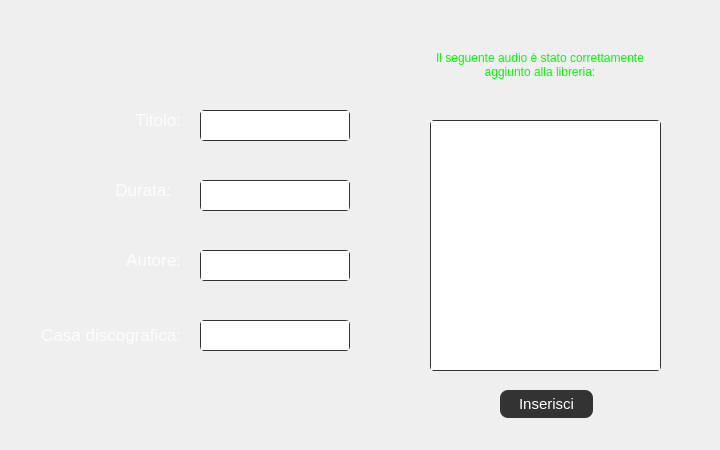
<?xml version="1.0" encoding="UTF-8"?>
<ui version="4.0">
 <class>InserisciNuovoAudioDialog</class>
 <widget class="QDialog" name="InserisciNuovoAudioDialog">
  <property name="geometry">
   <rect>
    <x>0</x>
    <y>0</y>
    <width>720</width>
    <height>450</height>
   </rect>
  </property>
  <property name="windowTitle">
   <string>LibreriaDigitale</string>
  </property>
  <widget class="QLabel" name="autoreALabel">
   <property name="geometry">
    <rect>
     <x>100</x>
     <y>250</y>
     <width>81</width>
     <height>21</height>
    </rect>
   </property>
   <property name="styleSheet">
    <string notr="true">*{
color: #fdfdff;
font-family: &quot;Garamond&quot;;
font-size: 13pt;
}</string>
   </property>
   <property name="text">
    <string>&lt;html&gt;&lt;head/&gt;&lt;body&gt;&lt;p&gt;&lt;span style=&quot; color:#fdfdff;&quot;&gt;Autore:&lt;/span&gt;&lt;/p&gt;&lt;/body&gt;&lt;/html&gt;</string>
   </property>
   <property name="alignment">
    <set>Qt::AlignRight|Qt::AlignTrailing|Qt::AlignVCenter</set>
   </property>
  </widget>
  <widget class="QTextEdit" name="autoreATextEdit">
   <property name="geometry">
    <rect>
     <x>200</x>
     <y>250</y>
     <width>150</width>
     <height>31</height>
    </rect>
   </property>
   <property name="styleSheet">
    <string notr="true">*{
color: #fdfdff;
border: 1px solid #333333;
font-family: &quot;Garamond&quot;;
border-radius: 4px;
font-size: 12pt;
}</string>
   </property>
   <property name="verticalScrollBarPolicy">
    <enum>Qt::ScrollBarAlwaysOff</enum>
   </property>
  </widget>
  <widget class="QLabel" name="audioInseritoLabel">
   <property name="geometry">
    <rect>
     <x>430</x>
     <y>40</y>
     <width>220</width>
     <height>51</height>
    </rect>
   </property>
   <property name="text">
    <string>&lt;html&gt;&lt;head/&gt;&lt;body&gt;&lt;p align=&quot;center&quot;&gt;&lt;span style=&quot; color:#00ff00;&quot;&gt;Il seguente audio è stato correttamente aggiunto alla libreria:&lt;/span&gt;&lt;/p&gt;&lt;/body&gt;&lt;/html&gt;</string>
   </property>
   <property name="wordWrap">
    <bool>true</bool>
   </property>
  </widget>
  <widget class="QLabel" name="casaEditriceALabel">
   <property name="geometry">
    <rect>
     <x>20</x>
     <y>320</y>
     <width>161</width>
     <height>31</height>
    </rect>
   </property>
   <property name="styleSheet">
    <string notr="true">*{
color: #fdfdff;
font-family: &quot;Garamond&quot;;
font-size: 13pt;
}</string>
   </property>
   <property name="text">
    <string>&lt;html&gt;&lt;head/&gt;&lt;body&gt;&lt;p&gt;&lt;span style=&quot; color:#fdfdff;&quot;&gt;Casa discografica:&lt;/span&gt;&lt;/p&gt;&lt;/body&gt;&lt;/html&gt;</string>
   </property>
   <property name="alignment">
    <set>Qt::AlignRight|Qt::AlignTrailing|Qt::AlignVCenter</set>
   </property>
  </widget>
  <widget class="QPushButton" name="inserisciNuovoAudioButton">
   <property name="geometry">
    <rect>
     <x>500</x>
     <y>390</y>
     <width>93</width>
     <height>28</height>
    </rect>
   </property>
   <property name="styleSheet">
    <string notr="true">*{
border-radius: 8px;
background-color:#333333; 
border: none;
color: white;
padding: 2px;
text-align: center;
font-size: 15px;
font-family: &quot;Garamond&quot;;
}

:hover {
background-color: #676767;
}

:pressed{
border: 1px solid #E0E2E2;
}</string>
   </property>
   <property name="text">
    <string>Inserisci</string>
   </property>
  </widget>
  <widget class="QTextEdit" name="durataATextEdit">
   <property name="geometry">
    <rect>
     <x>200</x>
     <y>180</y>
     <width>150</width>
     <height>31</height>
    </rect>
   </property>
   <property name="styleSheet">
    <string notr="true">*{
color: #fdfdff;
border: 1px solid #333333;
font-family: &quot;Garamond&quot;;
border-radius: 4px;
font-size: 12pt;
}</string>
   </property>
   <property name="verticalScrollBarPolicy">
    <enum>Qt::ScrollBarAlwaysOff</enum>
   </property>
  </widget>
  <widget class="QTextEdit" name="casaDiscATextEdit">
   <property name="geometry">
    <rect>
     <x>200</x>
     <y>320</y>
     <width>150</width>
     <height>31</height>
    </rect>
   </property>
   <property name="styleSheet">
    <string notr="true">*{
color: #fdfdff;
border: 1px solid #333333;
font-family: &quot;Garamond&quot;;
border-radius: 4px;
font-size: 12pt;
}</string>
   </property>
   <property name="verticalScrollBarPolicy">
    <enum>Qt::ScrollBarAlwaysOff</enum>
   </property>
  </widget>
  <widget class="QTextEdit" name="titoloATextEdit">
   <property name="geometry">
    <rect>
     <x>200</x>
     <y>110</y>
     <width>150</width>
     <height>31</height>
    </rect>
   </property>
   <property name="styleSheet">
    <string notr="true">*{
color: #fdfdff;
border: 1px solid #333333;
font-family: &quot;Garamond&quot;;
border-radius: 4px;
font-size: 12pt;
}</string>
   </property>
   <property name="verticalScrollBarPolicy">
    <enum>Qt::ScrollBarAlwaysOff</enum>
   </property>
  </widget>
  <widget class="QLabel" name="dataALabel">
   <property name="geometry">
    <rect>
     <x>100</x>
     <y>180</y>
     <width>71</width>
     <height>21</height>
    </rect>
   </property>
   <property name="styleSheet">
    <string notr="true">*{
color: #fdfdff;
font-family: &quot;Garamond&quot;;
font-size: 13pt;
}</string>
   </property>
   <property name="text">
    <string>&lt;html&gt;&lt;head/&gt;&lt;body&gt;&lt;p&gt;&lt;span style=&quot; color:#fdfdff;&quot;&gt;Durata:&lt;/span&gt;&lt;/p&gt;&lt;/body&gt;&lt;/html&gt;</string>
   </property>
   <property name="alignment">
    <set>Qt::AlignRight|Qt::AlignTrailing|Qt::AlignVCenter</set>
   </property>
  </widget>
  <widget class="QPlainTextEdit" name="audioInseritoTextEdit">
   <property name="geometry">
    <rect>
     <x>430</x>
     <y>120</y>
     <width>231</width>
     <height>251</height>
    </rect>
   </property>
   <property name="styleSheet">
    <string notr="true">*{
color: #fdfdff;
border: 1px solid #333333;
font-family: &quot;Garamond&quot;;
border-radius: 4px;
font-size: 10pt;
}</string>
   </property>
   <property name="readOnly">
    <bool>true</bool>
   </property>
  </widget>
  <widget class="QLabel" name="titoloALabel">
   <property name="geometry">
    <rect>
     <x>120</x>
     <y>110</y>
     <width>61</width>
     <height>21</height>
    </rect>
   </property>
   <property name="styleSheet">
    <string notr="true">*{
color: #fdfdff;
font-family: &quot;Garamond&quot;;
font-size: 13pt;
}</string>
   </property>
   <property name="text">
    <string>&lt;html&gt;&lt;head/&gt;&lt;body&gt;&lt;p&gt;&lt;span style=&quot; color:#fdfdff;&quot;&gt;Titolo:&lt;/span&gt;&lt;/p&gt;&lt;/body&gt;&lt;/html&gt;</string>
   </property>
   <property name="alignment">
    <set>Qt::AlignRight|Qt::AlignTrailing|Qt::AlignVCenter</set>
   </property>
  </widget>
 </widget>
 <resources/>
 <connections/>
</ui>
